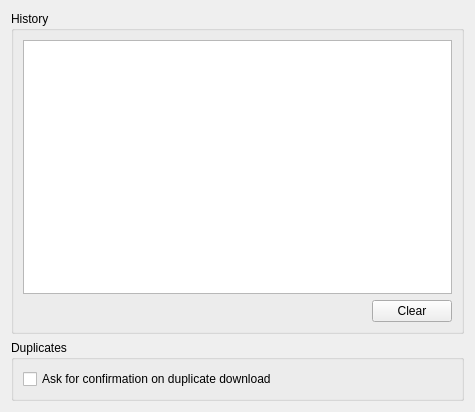
<?xml version="1.0" encoding="UTF-8"?>
<ui version="4.0">
 <class>History</class>
 <widget class="QWidget" name="History">
  <property name="geometry">
   <rect>
    <x>0</x>
    <y>0</y>
    <width>475</width>
    <height>412</height>
   </rect>
  </property>
  <property name="windowTitle">
   <string>History</string>
  </property>
  <layout class="QVBoxLayout" name="verticalLayout_3">
   <item>
    <widget class="QGroupBox" name="groupBox">
     <property name="title">
      <string>History</string>
     </property>
     <layout class="QVBoxLayout" name="verticalLayout">
      <item>
       <widget class="QTableView" name="tableView">
        <property name="editTriggers">
         <set>QAbstractItemView::NoEditTriggers</set>
        </property>
        <property name="selectionBehavior">
         <enum>QAbstractItemView::SelectRows</enum>
        </property>
        <property name="showGrid">
         <bool>false</bool>
        </property>
        <attribute name="horizontalHeaderStretchLastSection">
         <bool>true</bool>
        </attribute>
        <attribute name="verticalHeaderVisible">
         <bool>false</bool>
        </attribute>
        <attribute name="verticalHeaderDefaultSectionSize">
         <number>16</number>
        </attribute>
       </widget>
      </item>
      <item>
       <layout class="QHBoxLayout" name="horizontalLayout">
        <item>
         <spacer name="horizontalSpacer">
          <property name="orientation">
           <enum>Qt::Horizontal</enum>
          </property>
          <property name="sizeHint" stdset="0">
           <size>
            <width>40</width>
            <height>20</height>
           </size>
          </property>
         </spacer>
        </item>
        <item>
         <widget class="QPushButton" name="btnClear">
          <property name="text">
           <string>Clear</string>
          </property>
         </widget>
        </item>
       </layout>
      </item>
     </layout>
    </widget>
   </item>
   <item>
    <widget class="QGroupBox" name="groupBox_2">
     <property name="title">
      <string>Duplicates</string>
     </property>
     <layout class="QVBoxLayout" name="verticalLayout_2">
      <item>
       <widget class="QCheckBox" name="checkBox">
        <property name="text">
         <string>Ask for confirmation on duplicate download</string>
        </property>
       </widget>
      </item>
     </layout>
    </widget>
   </item>
  </layout>
 </widget>
 <resources/>
 <connections/>
</ui>
